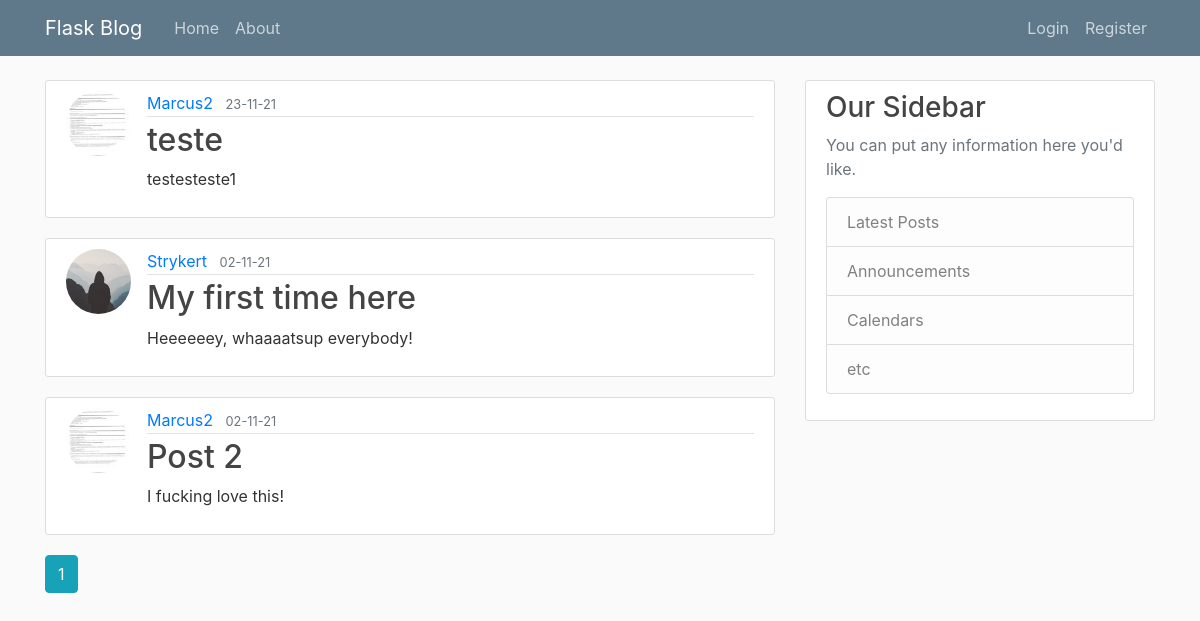
The app's page /home, older data.
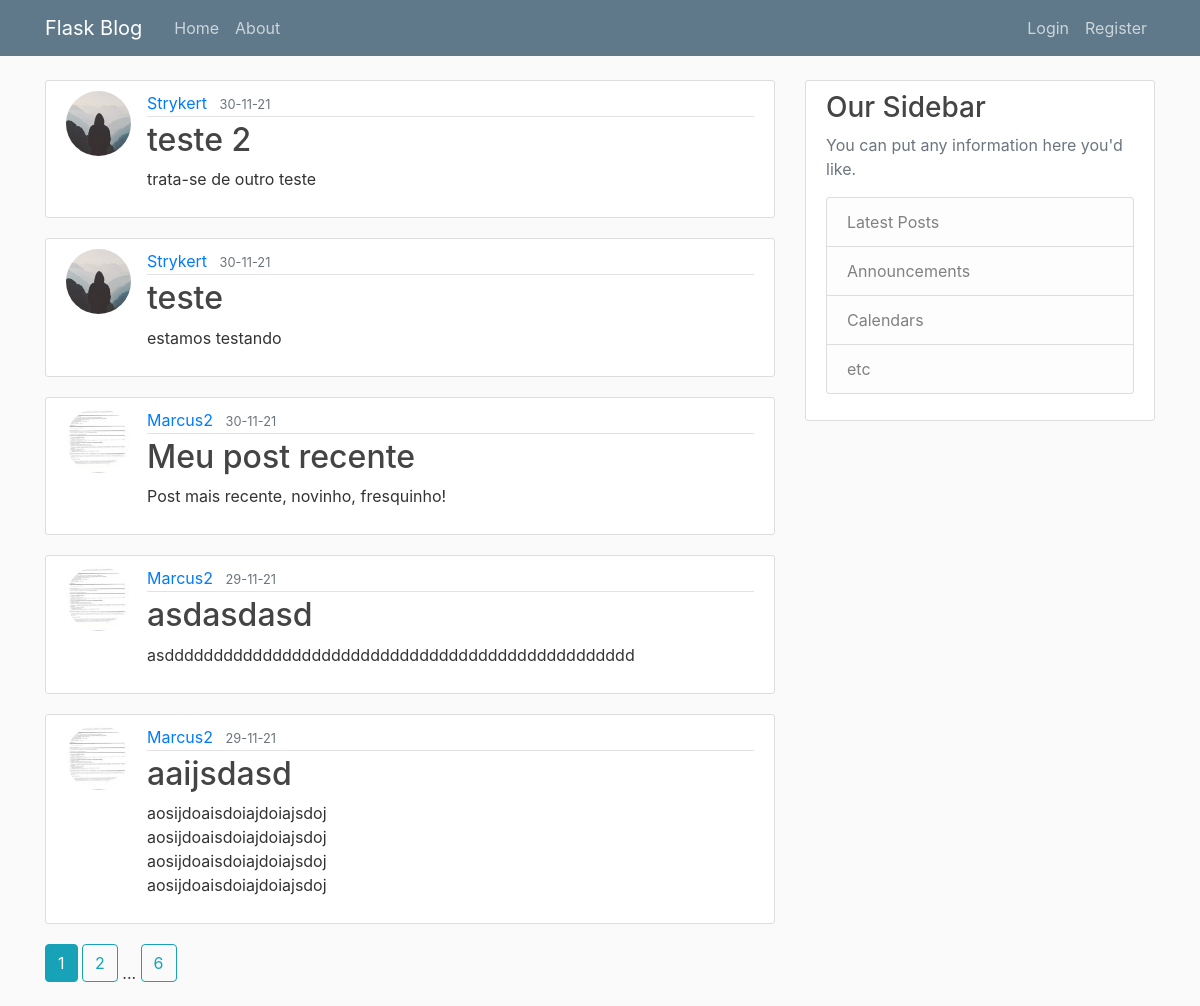
The same page, newer data.
### flaskblog/models.py (models this page shows, shortened)
class Post(db.Model):
    id = db.Column(db.Integer, primary_key=True)
    title = db.Column(db.String(100), nullable=False)
    date_posted = db.Column(db.DateTime, nullable=False, default=datetime.utcnow)
    content = db.Column(db.Text, nullable=False)
    user_id = db.Column(db.Integer, db.ForeignKey('user.id'), nullable=False)

class User(db.Model, UserMixin):
    id = db.Column(db.Integer, primary_key=True)
    username = db.Column(db.String(20), unique=True, nullable=False)
    email = db.Column(db.String(120), unique=True, nullable=False)
    image_file = db.Column(db.String(20), nullable=False, default='default.jpg')
    password = db.Column(db.String(60), nullable=False)
    posts = db.relationship('Post', backref='author', lazy=True)

### flaskblog/main/routes.py (the view)
@main.route("/")
@main.route("/home")
def home():
    page = request.args.get('page', 1, type=int)
    posts = Post.query.order_by(Post.date_posted.desc()).paginate(page=page, per_page=5)
    return render_template('home.html', posts=posts)

### flaskblog/templates/home.html
{% extends "layout.html" %}
{% block content %}
{% for post in posts.items %}
<article class="media content-section">
    <img class="rounded-circle article-img" src="{{ url_for('static', filename='profile_pics/' + post.author.image_file) }}" >
    <div class="media-body">
      <div class="article-metadata">
        <a class="mr-2" href="{{ url_for('users.user_posts', username=post.author.username) }}">{{ post.author.username }}</a>
        <small class="text-muted">{{ post.date_posted.strftime('%d-%m-%y') }}</small>
      </div>
      <h2><a class="article-title" href="{{ url_for('posts.post', post_id=post.id) }}">{{ post.title }}</a></h2>
      <p class="article-content">{{ post.content }}</p>
    </div>
</article>
{% endfor%}
{% for page_num in posts.iter_pages(left_edge=1, right_edge=1, left_current=1, right_current=2) %}
  {% if page_num %}
    {% if posts.page == page_num %}
      <a class="btn btn-info mb-4" href="{{ url_for('main.home', page=page_num)}}">{{ page_num }}</a>
    {% else %}
    <a class="btn btn-outline-info mb-4" href="{{ url_for('main.home', page=page_num)}}">{{ page_num }}</a>
    {% endif%}
  {% else %}
    ...
  {% endif %}
{% endfor%}
{% endblock content %}

Row changes from the older to the newer data that the page shows:
no longer on this page (row unchanged): Post: image_file (picture), author.username "Marcus2", date_posted "23-11-21", title "teste", content "testesteste1"
no longer on this page (row unchanged): Post: image_file (placeholder picture), author.username "Strykert", date_posted "02-11-21", title "My first time here", content "Heeeeeey, whaaaatsup everybody!"
no longer on this page (row unchanged): Post: image_file (picture), author.username "Marcus2", date_posted "02-11-21", title "Post 2", content "I fucking love this!"
added Post: image_file (placeholder picture), author.username "Strykert", date_posted "30-11-21", title "teste 2", content "trata-se de outro teste"
added Post: image_file (placeholder picture), author.username "Strykert", date_posted "30-11-21", title "teste", content "estamos testando"
added Post: image_file (picture), author.username "Marcus2", date_posted "30-11-21", title "Meu post recente", content "Post mais recente, novinho, fresquinho!"
added Post: image_file (picture), author.username "Marcus2", date_posted "29-11-21", title "asdasdasd", content "asdddddddddddddddddddddddddddddddddddddddddddddddd"
added Post: image_file (picture), author.username "Marcus2", date_posted "29-11-21", title "aaijsdasd", content "aosijdoaisdoiajdoiajsdoj aosijdoaisdoiajdoiajsdoj aosijdoaisdoiajdoiajsdoj aosijdoaisdoiajdoiajsdoj"
Text that changed along with them:
new list line: "2"
new list line: "6"
